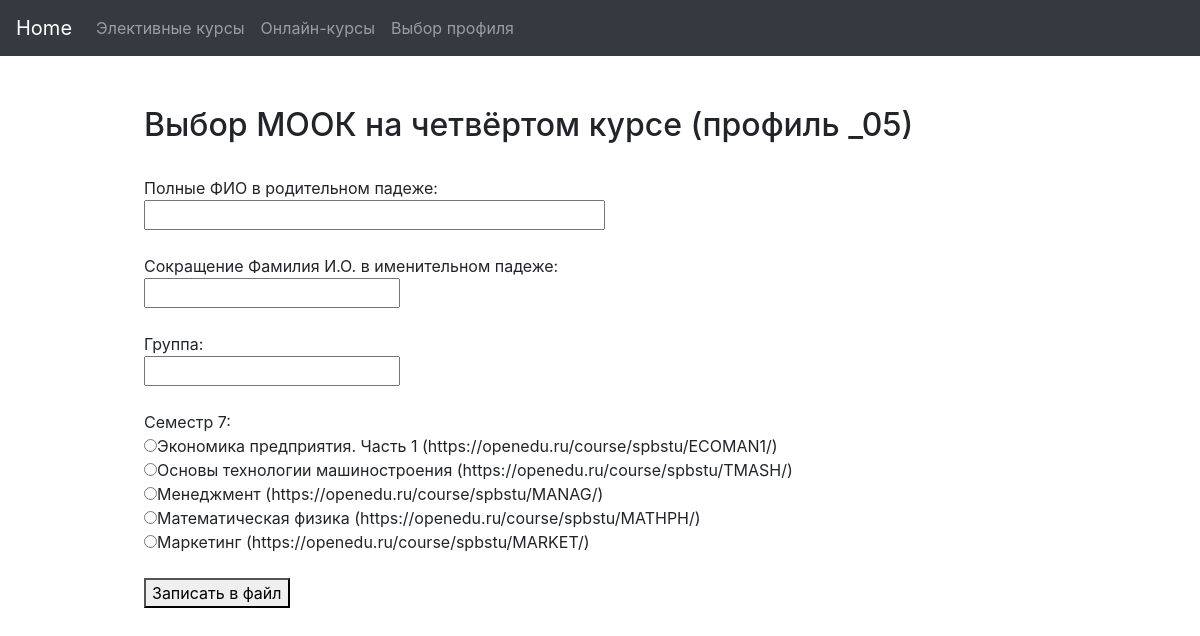
/Mcourses/4-05, run on the app's committed database.
### Home/models.py (models this page shows, shortened)
class Mc4(models.Model):
	name = models.TextField(db_index=True)
	val = models.TextField(db_index=True)

### Home/views.py (the view)
# urls.py: path('Mcourses/4-05', views.Mc405.as_view(), name='Mc405_url'),
class Mc405(View):
	def get(self, request):
		form = profForm()
		sem7 = Mc4.objects.all()
		return render(request, 'Home/405.html', context={'form': form,
														 'sem7': sem7})

### Home/forms.py
class profForm(forms.Form):
	FIO = forms.CharField(
		max_length = 200,
		label="Полные ФИО в родительном падеже",
		widget=forms.TextInput(attrs={'size': '40'})
	)
	FIO2 = forms.CharField(
		max_length = 200,
		label = "Сокращенные Фамилия И.О. в именительном падеже"
	)
	group = forms.CharField(
		max_length = 200,
		label = "Введите номер группы"
	)
	sred = forms.CharField(
		max_length = 200,
		label = "Введите средний балл"
	)
	profile1 = forms.ModelChoiceField(
	 	queryset=ikntprofils.objects.all(),
	 	label="Выберите желаемый профиль"
	)
	profile1.empty_label = None

### Home/templates/Home/405.html (shortened to what this page needs)
{% extends 'base_.html' %}
		{% block content %}
			<form action="fileM405" method="post">
			<h2>Выбор МООК на четвёртом курсе (профиль _05)</h2><br>
			Полные ФИО в родительном падеже:<br>{{ form.FIO }}<br><br>
			Сокращение Фамилия И.О. в именительном падеже:<br>{{ form.FIO2 }}<br><br>
			Группа:<br>{{ form.group }}<br><br>
			Семестр 7:<br>
			{% for s in sem7 %}
			<input type="radio" name="sem7" value="{{s.val}}" required>{{s.name}}<br>
			{% endfor %}
			<br>
			<button type="submit">Записать в файл</button>
			</form>
		{% endblock %}

### data on the page
Mc4: name "Экономика предприятия. Часть 1 (https://openedu.ru/course/spbstu/ECOMAN1/)"
Mc4: name "Основы технологии машиностроения (https://openedu.ru/course/spbstu/TMASH/)"
Mc4: name "Менеджмент (https://openedu.ru/course/spbstu/MANAG/)"
Mc4: name "Математическая физика (https://openedu.ru/course/spbstu/MATHPH/)"
Mc4: name "Маркетинг (https://openedu.ru/course/spbstu/MARKET/)"
